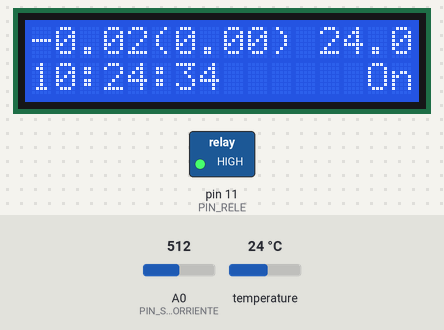
This sketch was run on a simulated Arduino Uno, built with avr-gcc and run on an emulated ATmega328P. Shown: 16×2 character LCD, switched loads named in the sketch (green lamp = pin HIGH). Inputs (shaded band) come from the test bench; at power-on: A0 (PIN_SENSOR_CORRIENTE) = 512, temperature 24 °C. The local clock reads 2024-03-15 10:24:30 at power-on unless the sketch sets it; what the sketch prints to the serial monitor is not drawn.

Above: at 5.8 s.
5.9 s: A0 (PIN_SENSOR_CORRIENTE) set to 716
At 7.2 s:
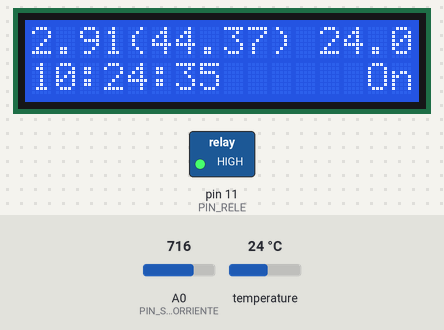
8.9 s: A0 (PIN_SENSOR_CORRIENTE) set to 0
At 11.2 s:
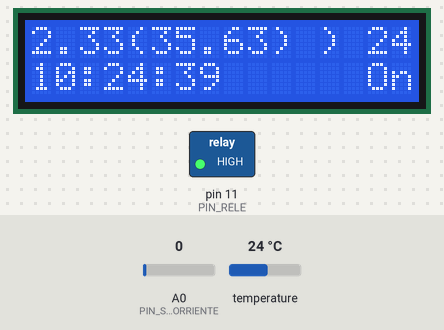
12.9 s: temperature set to 12 °C
At 14.2 s:
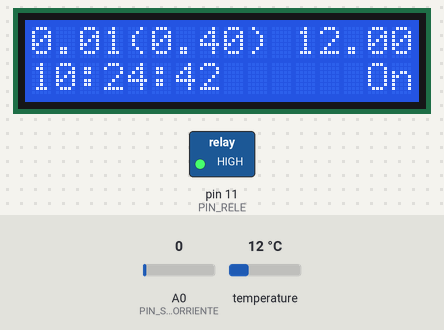
15.1 s: temperature set to 19 °C
At 16.2 s:
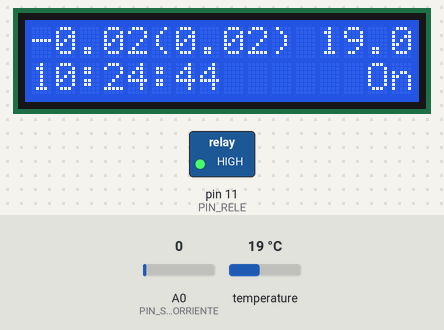
17.1 s: temperature set to 28 °C
At 18.2 s:
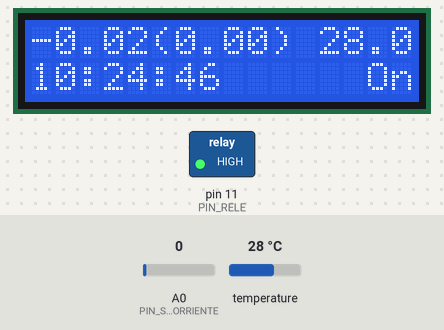
19.9 s: A0 (PIN_SENSOR_CORRIENTE) set to 20
At 21.2 s:
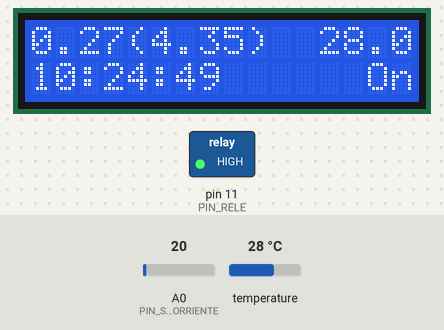
Timing chart, 0 to 22.9 s (numbered marks = the images above; inputs shaded):
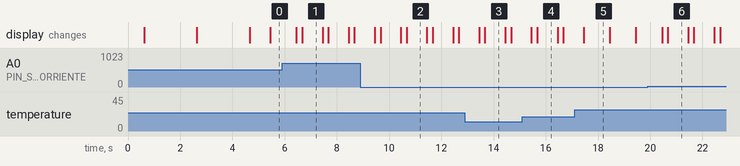

Measured:
- what the display in image 1 shows lasts 0.7 s, from 6.7 s to 7.4 s
- what the display in image 5 shows lasts 1.0 s, from 17.4 s to 18.4 s

The sketch:

Calentador.ino
```cpp
/*
Control remoto de una regleta que mide el consumo y lo muestra por el LCD
Usa RTC para establecer con precision el tiempo

Conexion del LCD
-----------------------------
Vin (Voltage In)    ->  5V
Gnd (Ground)        ->  Gnd
SDA (Serial Data)   ->  A4 on Uno/Pro-Mini, 20 on Mega2560/Due, 2 Leonardo/Pro-Micro
SCK (Serial Clock)  ->  A5 on Uno/Pro-Mini, 21 on Mega2560/Due, 3 Leonardo/Pro-Micro

Relé                ->  pin 11

Sensor de corriente ->  pin A0

Conexion del RTC 1302

VCC      5V
Gnd     GND
SCK_PIN  4
IO_PIN  5  //También conocido como Data
CE_PIN  6  //También conocido como RST

 */


/* ==== Includes ==== */
// Librerias para la pantalla LCD
#include <Wire.h>               // Needed for legacy versions of Arduino.
#include <LiquidCrystal_I2C.h>  // Pantalla LCD

// Libreria para filtrado
#include <Filters.h>

// Librerias para RTC
#include <DS1302RTC.h>
#include <Time.h>

// Librerias para sensor temperatura DS18x20
#include <OneWire.h>
#include <DallasTemperature.h>

/* ====  END Includes ==== */

/* ==== Defines ==== */
#define SERIAL_BAUD 9600

#define PIN_SENSOR_CORRIENTE A0

#define PIN_RELE 11

#define SCK_PIN 4
#define IO_PIN  5
#define CE_PIN  6

#define ONE_WIRE_BUS 3

/* ==== END Defines ==== */

/* ==== Global Variables ==== */
// Set the LCD address to 0x27 or 0x3F for a 16 chars and 2 line display
LiquidCrystal_I2C lcd(0x27, 16, 2);
//LiquidCrystal_I2C lcd(0x3F, 16, 2);

// Medida de corriente

float testFrequency = 60;                     // test signal frequency (Hz)
float windowLength = 20.0/testFrequency;     // how long to average the signal, for statistist
int sensorValue = 0;
float intercept = -0.02;//-0.1129; // to be adjusted based on calibration testing
float slope = 0.066; // 0.0405; // to be adjusted based on calibration testing
float current_amps; // estimated actual current in amps

unsigned long printPeriod = 1000; // in milliseconds
// Track time in milliseconds since last reading
unsigned long previousMillis = 0;

// RTC DS1302
// Set pins:  CE, IO,CLK
DS1302RTC RTC(CE_PIN, IO_PIN, SCK_PIN);

// Sensor de temperatura DS18x20

OneWire oneWire(ONE_WIRE_BUS);
DallasTemperature sensors(&oneWire);

float fTemperatura;
float fTemperaturaUmbral=50.0;
/* ==== END Global Variables ==== */


/* ==== Prototypes ==== */
/* ==== END Prototypes ==== */

/* ==== Setup ==== */
void setup_SensorTemp(){
  sensors.begin();
}

void setup_Serial(){
  Serial.begin(SERIAL_BAUD);
  while(!Serial) {} // Wait

}


void setup_LCD(){
  lcd.init();         // Inicializamos el LCD
  lcd.backlight();    // Encendemos la luz
}

void setup_Rele(){
  pinMode(PIN_RELE,OUTPUT);
}

void setup_RTC(){
  lcd.print("RTC activado");

  delay(500);

  lcd.clear();
  if (RTC.haltRTC()) {
    lcd.print(F("RTC parado!"));
  }
  else
    lcd.print(F("RTC Funcionando"));

  lcd.setCursor(0,1);
  if (RTC.writeEN())
    lcd.print(F("Escritura Permitida"));
  else
    lcd.print(F("Escritura Bloqueada"));

  delay ( 2000 );

  // Setup time library
  lcd.clear();
  lcd.print(F("RTC Sincronizando"));
  setSyncProvider(RTC.get);          // the function to get the time from the RTC
  if(timeStatus() == timeSet)
    lcd.print(F(" Ok!"));
  else
    lcd.print(F(" Error!"));

  delay ( 2000 );

  lcd.clear();

}


void setup() {
  setup_Serial();
  setup_LCD();
  setup_Rele();

  enciende_Rele();

  setup_RTC();

  setup_SensorTemp();
}
/* ==== END Setup ==== */

/* ==== Loop ==== */
void loop() {

  // Para ajustar el tiempo si es necesario
  if (Serial.available() >= 12){
    setTime();
  }

  RunningStatistics inputStats;                 // create statistics to look at the raw test signal
  inputStats.setWindowSecs( windowLength );

  while( true ) {
    sensorValue = analogRead(PIN_SENSOR_CORRIENTE);  // read the analog in value:
    inputStats.input(sensorValue);  // log to Stats function

    if((unsigned long)(millis() - previousMillis) >= printPeriod) {
      previousMillis = millis();   // update time


      // convert signal sigma value to current in amps
      current_amps = intercept + slope * inputStats.sigma();

      lcd.setCursor(0,0);
      printSerialAndLCD(String(current_amps));
      lcd.print("(");
      Serial.print( "," );
      printSerialAndLCD(String(inputStats.sigma()));
      lcd.print(") ");
      Serial.print(",");

      showTemp();

      lcd.print(" ");
      Serial.print(",");
      lcd.setCursor(0,1);

      showTime();

      Serial.print(",");
      if(fTemperatura>fTemperaturaUmbral){
        apaga_Rele();
      }
      else{
        enciende_Rele();
      }
      Serial.println();
    }

  }


}
/* ==== End Loop ==== */

/* ==== Functions ==== */
void enciende_Rele(){
  digitalWrite(PIN_RELE,HIGH);
  lcd.setCursor(13,1);
  lcd.print(" On");
  Serial.print(1);
}

void apaga_Rele(){
  digitalWrite(PIN_RELE,LOW);
  lcd.setCursor(13,1);
  lcd.print("Off");
  Serial.print(0);
}


void setTime(){


    tmElements_t tm;
    time_t t;
    //note that the tmElements_t Year member is an offset from 1970,
    //but the RTC wants the last two digits of the calendar year.
    //use the convenience macros from Time.h to do the conversions.
    int y = Serial.parseInt();
    if (y >= 100 && y < 1000) {
        lcd.println(F("Error: Year must be two digits or four digits!"));
    } else {
        if (y >= 1000) {
            tm.Year = CalendarYrToTm(y);
        } else {    //(y < 100)
            tm.Year = y2kYearToTm(y);
        }
        tm.Month = Serial.parseInt();
        tm.Day = Serial.parseInt();
        tm.Hour = Serial.parseInt();
        tm.Minute = Serial.parseInt();
        tm.Second = Serial.parseInt();
        t = makeTime(tm);
  //use the time_t value to ensure correct weekday is set
        if(RTC.set(t) == 0) { // Success
          setTime(t);
          lcd.clear();
          lcd.print(F("RTC set!"));
        } else  {
          lcd.clear();
          lcd.print(F("RTC not set!"));
        }
        //dump any extraneous input
        while (Serial.available() > 0) {
          Serial.read();
        }

    }


}
void printSerialAndLCD(String str){
  Serial.print(str);
  lcd.print(str);
}
void print2Digit(int  valor){
  if(valor<10)
    printSerialAndLCD("0");
  printSerialAndLCD(String(valor));
}

void showTime(){
  print2Digit(hour());
  printSerialAndLCD(":");
  print2Digit(minute());
  printSerialAndLCD(":");
  print2Digit(second());

}

void showTemp(){
  sensors.requestTemperatures(); // Send the command to get temperatures
  int iCuantos=sensors.getDeviceCount();
  for(int i=0;i<iCuantos;i++){
    if(i!=0){
      Serial.print(",");
      lcd.print(" ");

    }
    fTemperatura=sensors.getTempCByIndex(i);
    printSerialAndLCD(String(fTemperatura));
  }
}
/* ==== END Functions ==== */
```
